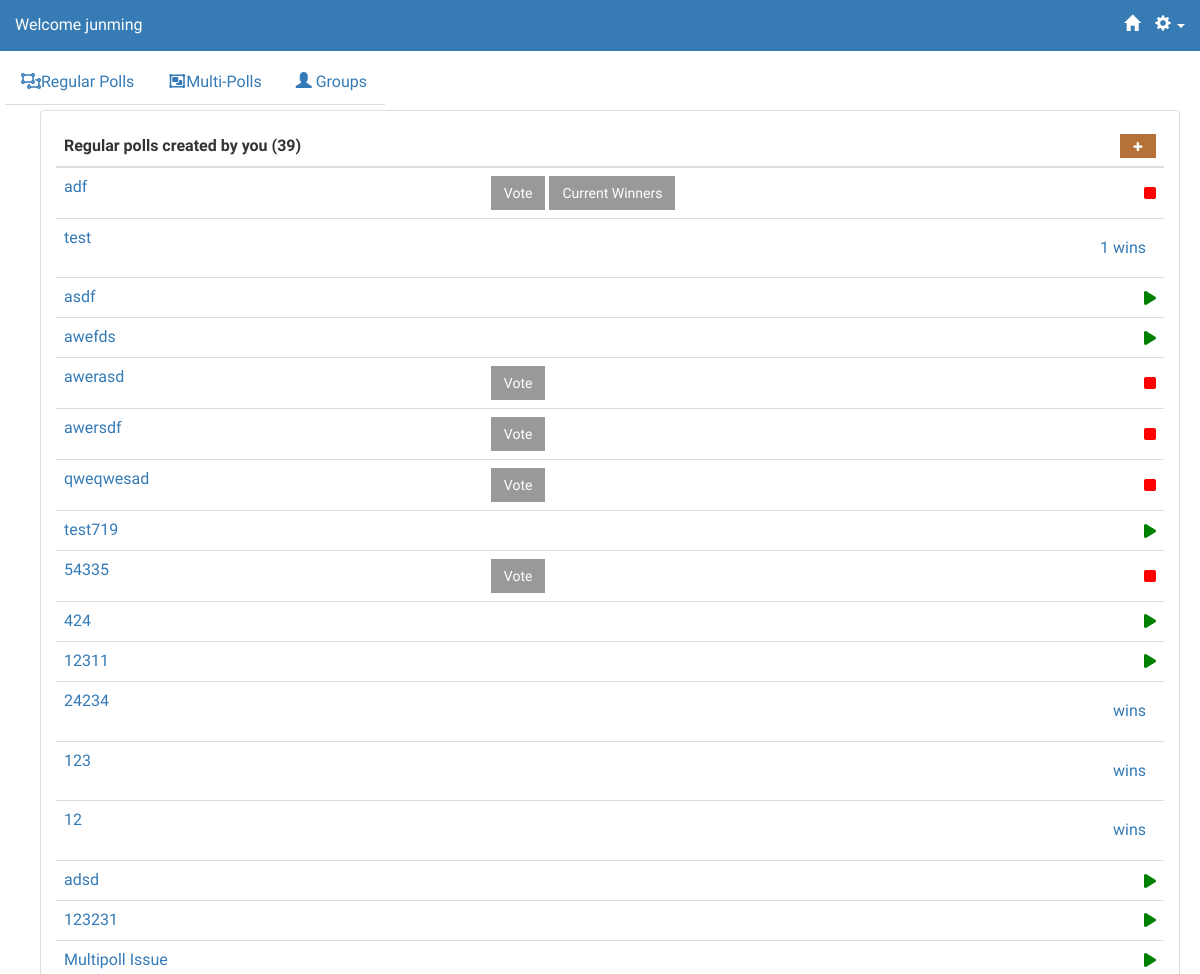
/polls/regular_polls (signed in, upper part), run on an earlier commit of the app's database.
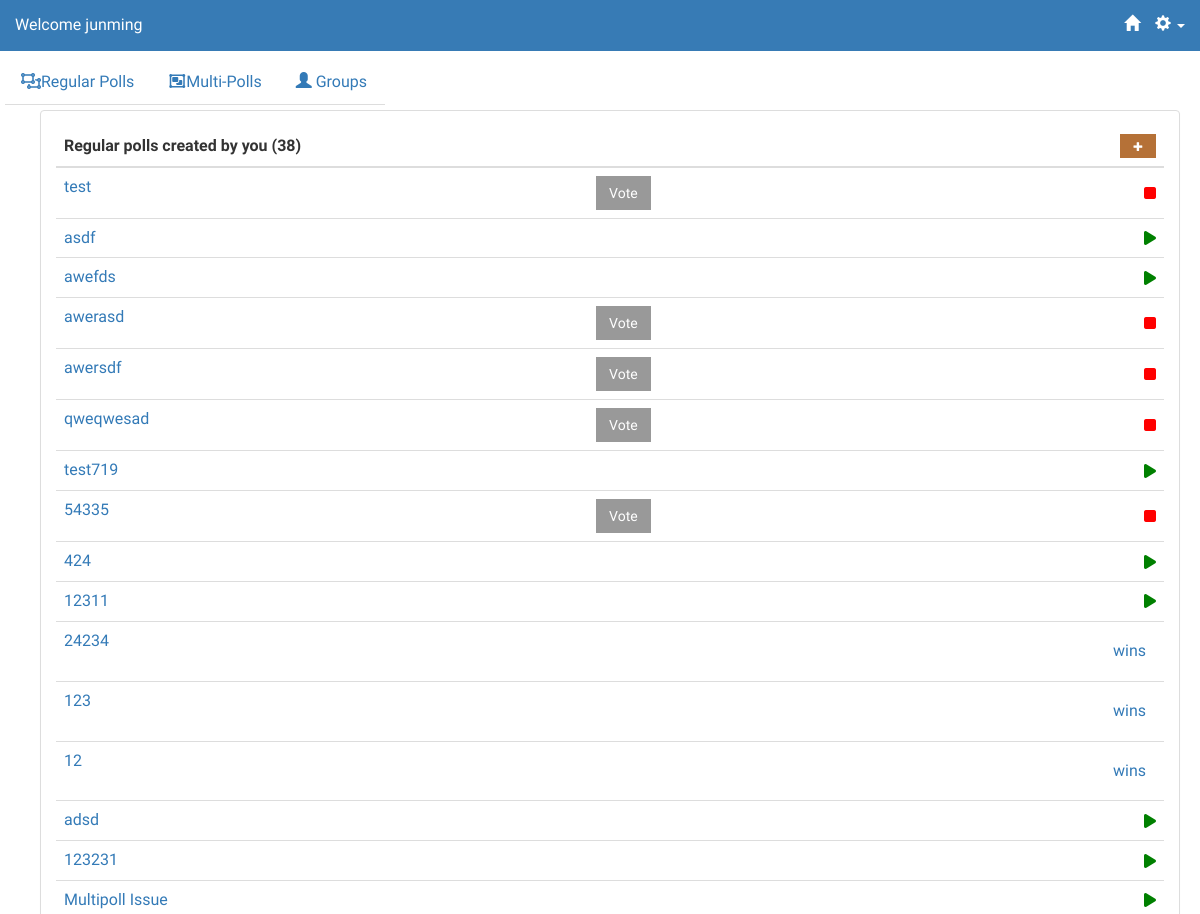
And on a later commit of the database.
### polls/models.py (models this page shows, shortened)
@python_2_unicode_compatible
class Question(models.Model):
    question_text = models.CharField(max_length=20)
    question_desc = models.CharField(max_length=500, null=True, blank=True)
    image = models.ImageField(upload_to='static/img/items/', blank=True, null=True)
    imageURL = models.CharField(max_length=500, blank=True, null=True)
    pub_date = models.DateTimeField('date published')
    follow_up = models.OneToOneField('Question', on_delete=models.CASCADE, null = True, blank = True)
    question_owner = models.ForeignKey(User, null=True)
    question_voters = models.ManyToManyField(User, related_name='poll_participated')
    status = models.IntegerField(default=1)
    display_pref = models.IntegerField(default=1)
    emailInvite = models.BooleanField(default=True)
    emailDelete = models.BooleanField(default=True)
    emailStart = models.BooleanField(default=True)
    emailStop = models.BooleanField(default=True)
    poll_algorithm = models.IntegerField(default=1)
    question_type = models.IntegerField(default=1)
    winner = models.CharField(max_length=200)
    m_poll = models.BooleanField(default=False)
    open = models.BooleanField(default=False)

### polls/views.py (the view)
class RegularPollsView(generic.ListView):
    template_name = 'polls/regular_polls.html'
    context_object_name = 'question_list'
    def get_queryset(self):
        return Question.objects.all()
    def get_context_data(self, **kwargs):
        ctx = super(RegularPollsView, self).get_context_data(**kwargs)
        ctx['polls_created'] = Question.objects.filter(question_owner = self.request.user, m_poll = False).order_by('-pub_date')
        ctx['polls_participated'] = self.request.user.poll_participated.filter(m_poll = False).exclude(question_owner = self.request.user).order_by('-pub_date')
        return ctx

### polls/templates/polls/regular_polls.html (shortened to what this page needs)
{% extends 'polls/base.html' %}
{% block content %}
<div class="container" >
    <div name="created" class="panel panel-default">
        <div class="panel-body">
        <table style = "width:100%;" class="table" name="created">
            <thead>
                <tr>
                    <th>
		                  Regular polls created by you ({{ polls_created|length }})
                    </th>
                    <th></th>
                    <th>
                            <a href="{% url 'polls:AddStep1' %}" style='font-size:60%; float:right;' class="btn btn-yellow">
                                    <span class="glyphicon glyphicon-plus"></span>
                            </a>
                    </th>
                </tr>
            </thead>
            {% for question in polls_created %}
                <tr>
                    <td>
                        <a href="{% url 'polls:pollinfo' question.id %}" data-toggle="tooltip" data-placement="right" title="Description: {%if question.question_desc %} {{question.question_desc}} {%else%} None. {%endif%}">{{ question.question_text }}</a>
                    </td>
                    <td style="vertical-align:middle">
                        {% if question.status == 2 %}
                            <a href="{% url 'polls:detail' question.id %}" class ="btn btn-dark" role="button" >Vote</a>
                            {% if question.display_pref == 0 and question.question_type == 1 %}
                                <a href="{% url 'polls:voteresults' question.id %}" class ="btn btn-dark" role="button" >Current Winners</a>
                            {% endif %}
                        {% endif %}
                    </td>
                    {% if question.status == 1 %}
                        <td style="vertical-align:middle">
                            <div class="start-icon">
                            <i class="fa fa-play" aria-hidden="true" data-toggle="modal" data-target="#confirm-start{{ question.id }}"></i>
                            </div>
                        </td>
                    {% elif question.status == 2 %}
                        <td style="vertical-align:middle">
                            <div class="stop-icon">
                            <i class="fa fa-stop" aria-hidden="true" data-toggle="modal" data-target="#confirm-stop{{ question.id }}"></i>
                            </div>
                        </td>
                    {% elif question.status == 3 %}
                            <td>
                                {% if question.question_type == 1 %}
                                    <a style="float:right;margin:10px" href="{% url 'polls:voteresults' question.id %}" >
                                        {{question.winner}} wins
                                    </a>
                                {% endif %}
                            </td>
                    {% endif %}
                </tr>
            {% endfor %}
        </table>
        </div>
    </div>
</div>
{% endblock %}

What changed in the data, as far as the page shows it:
removed Question: question_text "adf", status "Vote"
changed Question "test": winner "1" → (not shown); status "wins" → "Vote"
Also different on the page:
{{ polls_created|length }}: "39" → "38"
